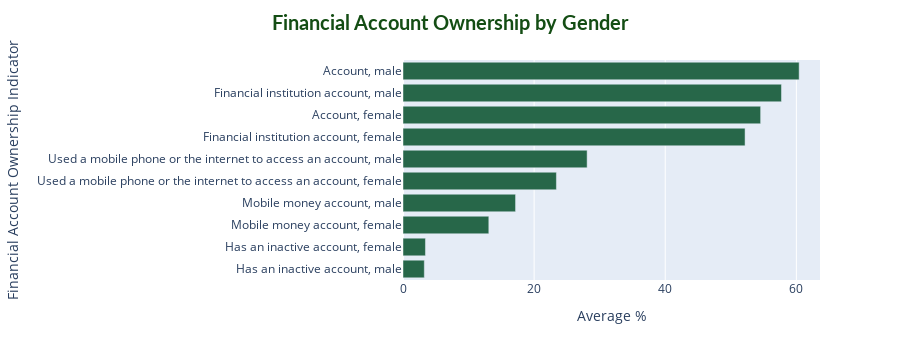

Notebook cell for this chart:
### Code cell
import plotly.express as px

fig_account_gender = px.bar(
    account_gender_summary,
    x="Indicator value",
    y="Indicator",
    orientation="h",
    color_discrete_sequence=["#276749"],
    labels={"Indicator value": "Average %", "Indicator": "Financial Account Ownership Indicator"}
)
fig_account_gender.update_layout(
    title="Financial Account Ownership by Gender",
    title_x=0.5,
    title_font=dict(size=20, family='Lato, sans-serif', color='#144d14', weight='bold')
)
fig_account_gender.show()

### Figure 1 — Plotly figure (JSON) as saved in the notebook; plotly's stock layout.template omitted (floating-point values rounded to 4 significant figures)
{"data": [{"hovertemplate": "Average %=%{x}<br>Financial Account Ownership Indicator=%{y}<extra></extra>", "legendgroup": "", "marker": {"color": "#276749", "pattern": {"shape": ""}}, "name": "", "orientation": "h", "showlegend": false, "textposition": "auto", "type": "bar", "x": [3.252, 3.426, 13.09, 17.17, 23.4, 28.09, 52.18, 54.55, 57.73, 60.43], "xaxis": "x", "y": ["Has an inactive account, male", "Has an inactive account, female", "Mobile money account, female", "Mobile money account, male", "Used a mobile phone or the internet to access an account, female", "Used a mobile phone or the internet to access an account, male", "Financial institution account, female", "Account, female", "Financial institution account, male", "Account, male"], "yaxis": "y"}], "layout": {"barmode": "relative", "height": 360, "legend": {"tracegroupgap": 0}, "margin": {"t": 60}, "title": {"font": {"color": "#144d14", "family": "Lato, sans-serif", "size": 20, "weight": "bold"}, "text": "Financial Account Ownership by Gender", "x": 0.5}, "xaxis": {"anchor": "y", "autorange": true, "domain": [0, 1], "range": [0, 63.61], "title": {"text": "Average %"}, "type": "linear"}, "yaxis": {"anchor": "x", "autorange": true, "domain": [0, 1], "range": [-0.5, 9.5], "title": {"text": "Financial Account Ownership Indicator"}, "type": "category"}}}
